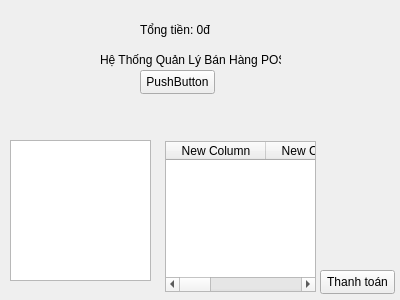
<?xml version="1.0" encoding="UTF-8"?>
<ui version="4.0">
 <class>posview</class>
 <widget class="QWidget" name="posview">
  <property name="geometry">
   <rect>
    <x>0</x>
    <y>0</y>
    <width>400</width>
    <height>300</height>
   </rect>
  </property>
  <property name="windowTitle">
   <string>Form</string>
  </property>
  <widget class="QPushButton" name="pushButton">
   <property name="geometry">
    <rect>
     <x>140</x>
     <y>70</y>
     <width>75</width>
     <height>24</height>
    </rect>
   </property>
   <property name="text">
    <string>PushButton</string>
   </property>
  </widget>
  <widget class="QLabel" name="label">
   <property name="geometry">
    <rect>
     <x>100</x>
     <y>50</y>
     <width>181</width>
     <height>20</height>
    </rect>
   </property>
   <property name="text">
    <string>Hệ Thống Quản Lý Bán Hàng POS</string>
   </property>
  </widget>
  <widget class="QListWidget" name="listMenu">
   <property name="geometry">
    <rect>
     <x>10</x>
     <y>140</y>
     <width>141</width>
     <height>141</height>
    </rect>
   </property>
  </widget>
  <widget class="QTableWidget" name="tableHoaDon">
   <property name="geometry">
    <rect>
     <x>165</x>
     <y>141</y>
     <width>151</width>
     <height>151</height>
    </rect>
   </property>
   <column>
    <property name="text">
     <string>New Column</string>
    </property>
   </column>
   <column>
    <property name="text">
     <string>New Column</string>
    </property>
   </column>
   <column>
    <property name="text">
     <string>New Column</string>
    </property>
   </column>
   <column>
    <property name="text">
     <string>New Column</string>
    </property>
   </column>
  </widget>
  <widget class="QLabel" name="label_2">
   <property name="geometry">
    <rect>
     <x>140</x>
     <y>20</y>
     <width>111</width>
     <height>20</height>
    </rect>
   </property>
   <property name="text">
    <string>Tổng tiền: 0đ</string>
   </property>
  </widget>
  <widget class="QPushButton" name="btnThanhToan">
   <property name="geometry">
    <rect>
     <x>320</x>
     <y>270</y>
     <width>75</width>
     <height>24</height>
    </rect>
   </property>
   <property name="text">
    <string>Thanh toán</string>
   </property>
  </widget>
 </widget>
 <resources/>
 <connections/>
</ui>
